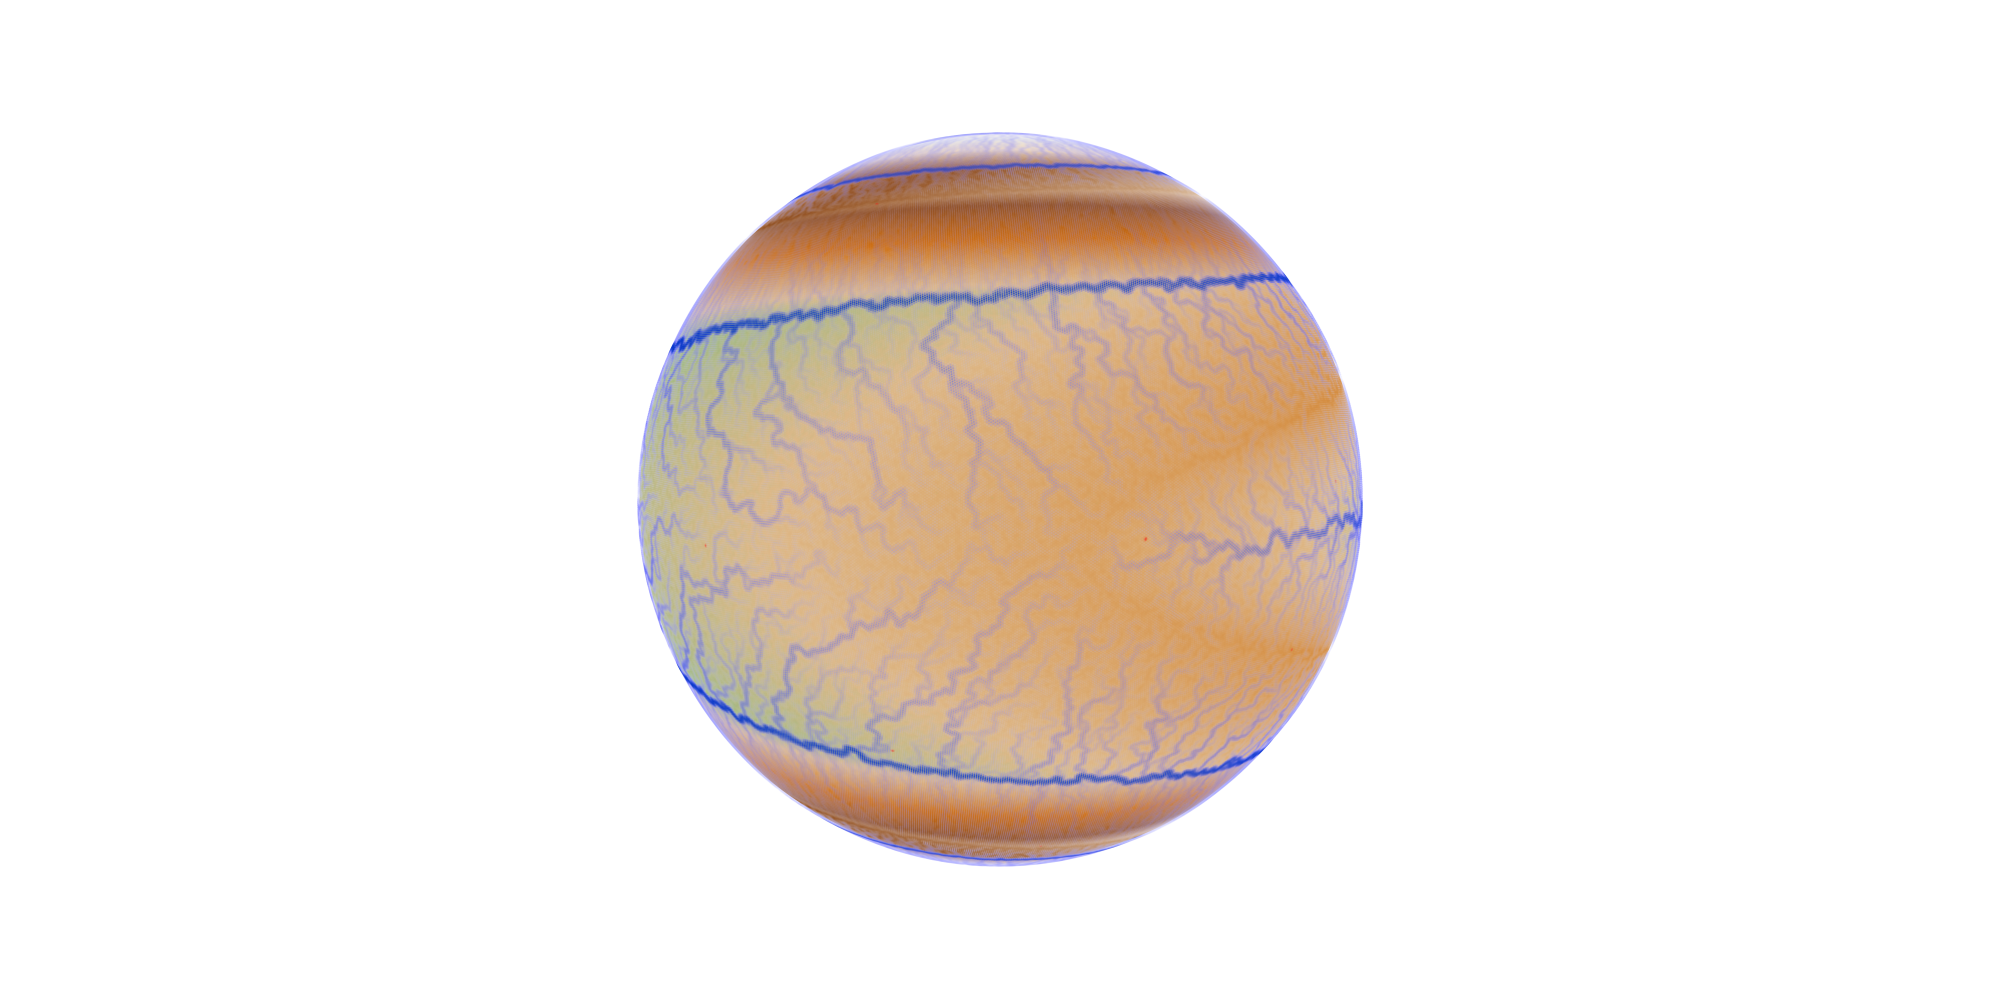

Python code for this plot:
# ---
# jupyter:
#   jupytext:
#     formats: Notebooks/IdealisedExamples//ipynb,Examples/IdealisedExamples//py:light
#     text_representation:
#       extension: .py
#       format_name: light
#       format_version: '1.5'
#       jupytext_version: 1.4.2
#   kernelspec:
#     display_name: Python 3
#     language: python
#     name: python3
# ---

# # Morning Bun Landscape
#
# Spherical mesh shaped like a morning bun, inspired from the Spiral Ziggurat demo.

# +
import numpy as np
# import matplotlib.pyplot as plt
from quagmire import QuagMesh 
from quagmire import tools as meshtools
from mpi4py import MPI

import lavavu
import stripy
comm = MPI.COMM_WORLD
# -

st0 = stripy.spherical_meshes.icosahedral_mesh(refinement_levels=7, include_face_points=True)
dm = meshtools.create_spherical_DMPlex(st0.lons, st0.lats, st0.simplices)

# +
mesh = QuagMesh(dm, downhill_neighbours=2)

#if comm.rank == 0:
print("Number of nodes in mesh - {}: {}".format(comm.rank, mesh.npoints))

# retrieve local mesh
x = mesh.tri.x.copy()
y = mesh.tri.z.copy()

# normalise to range [-5,5]
x -= x.min()
x /= x.max()
x *= 10
x -= 5
y -= y.min()
y /= y.max()
y *= 10
y -= 5

# dm generated bmask

bmask = mesh.bmask

# +
import stripy

# create height field - make 2 spirals as strings of points and interpolate between them
# to make a smooth surface for the model. 

#  
theta = np.linspace(0.0000001, 100*np.pi, 20000)
s1 = 0.30 * theta 
s2 = 0.25 * theta 
x1 = s1 * np.cos(theta)
y1 = s1 * np.sin(theta)
x2 = s2 * np.cos(theta)
y2 = s2 * np.sin(theta)

rmean = (s1 + s2) / 2.0
z = np.exp(-rmean**2.0 / 20.0)

h2 = (1.0 - s1 / s1.max()) * z
h1 = (1.0 - s2 / s1.max()) * z + 0.05 

x0 = np.hstack( [x1,x2] )
y0 = np.hstack( [y1,y2] )
h0 = np.hstack( [h1,h2] )
shade = np.hstack( [np.zeros_like(h1), np.ones_like(h2)])

points = np.transpose(np.array( [x0,y0] ))
newpoints = np.transpose(np.array([x,y]))

interp = stripy.Triangulation(points[:,0], points[:,1])

height, ierr = interp.interpolate_linear(newpoints[:,0], newpoints[:,1], h0)
shade, ierr  = interp.interpolate_linear(newpoints[:,0], newpoints[:,1], shade)

height = 5.0 + 0.1 * height + 0.001 * np.random.random(size=height.shape)

# +
# vertices = np.column_stack([x, y, 3 * height])
vertices = mesh.tri.points*height.reshape(-1,1)
tri = mesh.tri

lv = lavavu.Viewer(border=False, background="#FFFFFF", resolution=[600,600], near=-10.0)

# sa = lv.points("subaerial", colour="red", pointsize=0.2, opacity=0.75)
# sa.vertices(vertices[subaerial])

tris = lv.triangles("mesh",  wireframe=False, colour="#77ff88", opacity=1.0)
tris.vertices(vertices)
tris.indices(tri.simplices)
tris.values(height, label="elevation")
#tris.values(shade, label="shade")
tris.colourmap('dem3')
cb = tris.colourbar()

# sm = lv.points("submarine", colour="blue", pointsize=0.5, opacity=0.75)
# sm.vertices(vertices[submarine])

lv.control.Panel()
lv.control.ObjectList()
# tris.control.Checkbox(property="wireframe")
lv.control.show()

# +
rank = np.ones_like(height)*comm.rank
shadow = np.zeros_like(height)

# get shadow zones
shadow_zones = mesh.lgmap_row.indices < 0
shadow[shadow_zones] = 1
shadow_vec = mesh.gvec.duplicate()

mesh.lvec.setArray(shadow)
mesh.dm.localToGlobal(mesh.lvec, shadow_vec, addv=True)


# +
with mesh.deform_topography():
    mesh.topography.data = height
    
gradient = mesh.slope.evaluate(mesh)
# -

for repeat in range(0,3): 
    
    mesh.low_points_local_patch_fill(its=3, smoothing_steps=3)
    low_points2 = mesh.identify_global_low_points(ref_height=5.0)
    if low_points2[0] <= 1:
        break

    for i in range(0,5):

        mesh.low_points_swamp_fill(ref_height=5.0, its=5000, saddles=False, ref_gradient=0.000001)

        # In parallel, we can't break if ANY processor has work to do (barrier / sync issue)
        low_points3 = mesh.identify_global_low_points(ref_height=5.0)

        print("{} : {}".format(i,low_points3[0]))
        if low_points3[0] <= 1:
            break


outflow_points = mesh.identify_outflow_points()
low_points     = mesh.identify_low_points()

# +
from quagmire import function as fn

ones = fn.parameter(1.0, mesh=mesh)
rain = fn.misc.levelset(mesh.topography, alpha=0.99)

cumulative_flow_0 = np.log10(1.0e-10 + mesh.upstream_integral_fn(ones).evaluate(mesh))


# +
## Smoothing is purely for the purpose of visualisation

rbf_smoother = mesh.build_rbf_smoother(0.005)
smoothed_flow = rbf_smoother.smooth_fn(mesh.upstream_integral_fn(ones))
cumulative_flow_1 = np.log10(1.0e-10 + smoothed_flow.evaluate(mesh))
# -

cumulative_flow_0.min(), cumulative_flow_1.min()
cumulative_flow_0.max(), cumulative_flow_1.max()

# +
import lavavu
import stripy

vertices = mesh.tri.points*height.reshape(-1,1)
tri = mesh.tri

lv = lavavu.Viewer(border=False, axis=False, background="#FFFFFF", resolution=[1200,600], near=-10.0)

outs = lv.points("outflows", colour="green", pointsize=5.0, opacity=0.75)
outs.vertices(vertices[outflow_points])

lows = lv.points("lows", colour="red", pointsize=5.0, opacity=0.75)
lows.vertices(vertices[low_points])

flowball = lv.points("flowballs", pointsize=2.0)
flowball.vertices(vertices*1.01)
flowball.values(cumulative_flow_1, label="flow1")
flowball.colourmap("rgba(255,255,255,0.0) rgba(128,128,255,0.5) rgba(0,50,200,1.0)")

heightball = lv.points("heightballs", pointsize=5.0, opacity=1.0)
heightball.vertices(vertices)
heightball.values(height, label="height")
heightball.colourmap('dem3')

# lv.translation(-1.012, 2.245, -13.352)
# lv.rotation(53.217, 18.104, 161.927)

lv.control.Panel()
lv.control.ObjectList()
lv.control.show()


# -

lv.image(filename="MorningBun.png", resolution=(2000,1000), quality=4)
